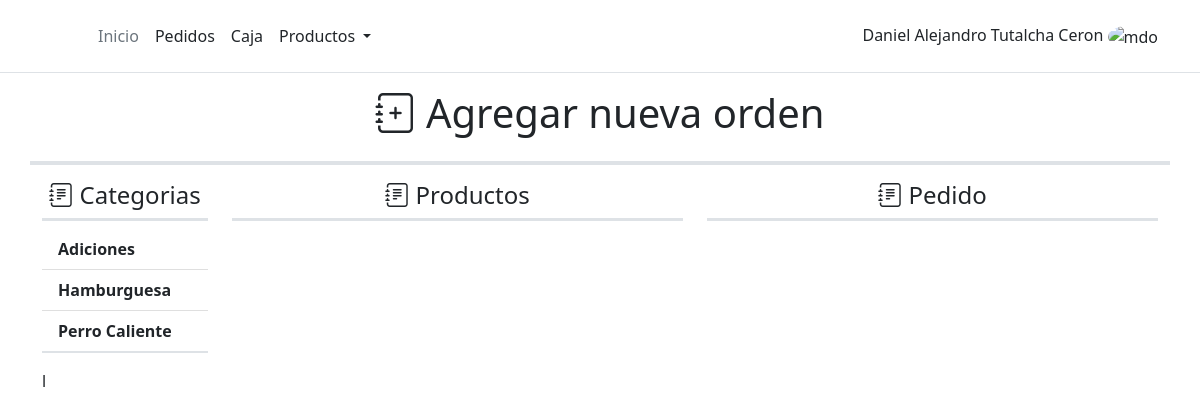
/order/, run on an earlier commit of the app's database.
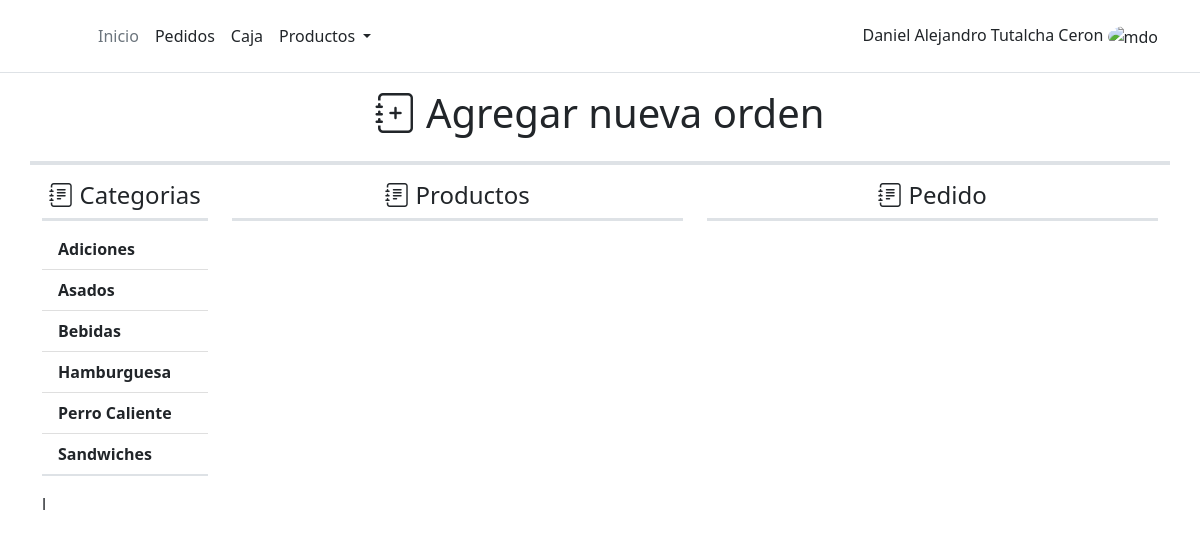
And on a later commit of the database.
### product/models.py (models this page shows, shortened)
class Category(models.Model):
    name = models.CharField(max_length=100)
    description = models.TextField()
    status = models.BooleanField(default=True)
    created = models.DateTimeField(auto_now_add=True, verbose_name="Fecha de creación")
    updated = models.DateTimeField(auto_now=True, verbose_name="Fecha de edición")
    class Meta:
        ordering = ['name']

### work_order/views.py (the view)
# urls.py: path('',AddOrderView.as_view(), name='order'),
class AddOrderView(TemplateView):
    template_name ='work_order/order.html'
    def get_context_data(self, **kwargs):
        context = super().get_context_data(**kwargs)
        context['categories'] = Category.objects.filter(status = True)
        return context

### work_order/templates/work_order/order.html (shortened to what this page needs)
{% extends "core/base.html" %}
{% load static%}
{% block content%}
<div class="row pb-3 border-4 border-bottom">
	<h1 class="text-center"><i class="bi bi-journal-plus"></i> Agregar nueva orden</h1>
</div>
<div class="row">
	<div class="col-lg-2 col-md-4 py-3">
		<div class="border-3 border-bottom">
			<h4 class="text-center"><i class="bi bi-journal-text"></i> Categorias</h4>
		</div>
		<div class="list-group list-group-flush mt-2 border-2 border-bottom" id="div_categories">
			{% for category in categories %}
			<button type="button" id="btn_categories_list_{{category.id}}" class="list-group-item list-group-item-action" onclick="list_product({{category.id}})"><b>{{category.name}}</b></button>
			{% endfor %}
		</div>
	</div>
	<div class="col-lg-5 col-md-8 py-3 ">
		<div class="border-3 border-bottom">
			<h4 class="text-center"><i class="bi bi-journal-text"></i> Productos</h4>
		</div>
	</div>
	<div class="col-lg-5 py-3">
		<div class="border-3 border-bottom">
			<h4 class="text-center"><i class="bi bi-journal-text"></i> Pedido</h4>
		</div>
		<div class=" mt-2" >
			<ul class="list-group list-group-flush pt-3" id="product_list">
			</ul>
		</div>
	</div>
</div>
l
{% endblock%}

What changed in the data, as far as the page shows it:
added Category: name "Asados"
added Category: name "Bebidas"
added Category: name "Sandwiches"
